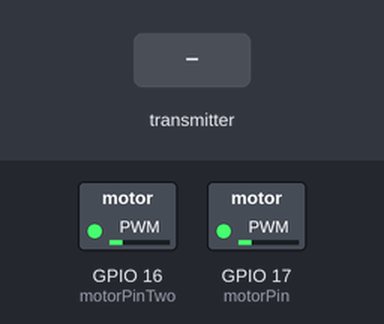
A sketch run on a simulated ESP32. On the bench: switched loads named in the sketch (green lamp = pin HIGH). The test bench sets the inputs (shaded band). No radio packets arrive unless stated; what the sketch prints to the serial monitor is not drawn.

Above: at 1.2 s.
1.3 s: the transmitter starts sending data = 128
4.3 s: the transmitter starts sending data = 0
Timing chart, 0 to 7.3 s (numbered marks = the images above; inputs shaded):
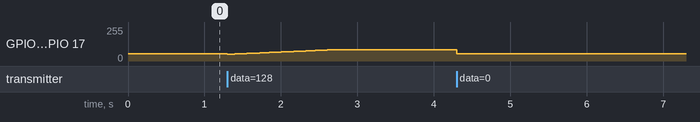

The sketch:

longboard_board_esp32_2020.ino
```cpp
//longboard sketch

#define internalMotor //motor INSIDE the wheel (uncomment for external belt motor)

#include <SPI.h>
#include "RF24.h"

#define motorPin (17) // right (newer)
#define motorPWMchannel (0) //ledC channel (mostly meaningless)
#define motorPinTwo (16)  // left (used)
#define NRF_CE 27
#define NRF_CSN 15

#ifdef internalMotor
  #define wheelCircumference (0.26)  //in meters
  #define pulsesPerRotation (10.00)  //pulses per motor rotation for hall sensor
#else
  #define gearReduction (2.13)  //gear reduction from motor to wheel
  #define wheelCircumference (0.26)  //in meters
  #define pulsesPerRotation (7.00)  //pulses per motor rotation for hall sensor
#endif

#define debugging 50   //value is the millis between prints
//#define noAcceleration //for ESC programming

SPIClass* SPIptr = NULL; // we'll instantiate this in the `setup()` function
RF24 radio(NRF_CE, NRF_CSN);
const uint8_t NRFaddress[5] = {'b','o','a','r','d'};
const byte frequencyChannel = 100; //frequency is 2400+channel MHz, WiFi ends at 2495MHz, so ch>95 are less prone to WiFi noise

byte data = 24; //you can make this an array, just remember to change radio.read, write and
unsigned long pwmTimer = 0; //this is the number that will be written to the
byte writtenData = 24;
byte pwmVal = 110;
unsigned long connectionTimer = 0;

const byte dataBrakeThreshold = 25; //anyhting below this value will turn on the brakes

const byte brakePWM = 110;
const byte freeRunSpeedPWM = 120;
const byte fullSpeedPWM = 255;

#ifdef internalMotor
  const byte acceleration = 12; //milliSeconds per PWM value
#else
  const byte acceleration = 24; //milliSeconds per PWM value
#endif

#ifdef debugging
  unsigned long debugPrintTimer = 0;
#endif


void setup() {
  #ifdef debugging
    Serial.begin(115200);
  #endif

  pinMode(motorPin, OUTPUT);
  //ledcSetup(motorPWMchannel, 500, 8); //2000us period, if pwmval==255 -> full high
  ledcSetup(motorPWMchannel, 250, 9);   //4000us period, if pwmval==255 -> 2000us high (50% duty)
  ledcAttachPin(motorPin, motorPWMchannel);
  ledcAttachPin(motorPinTwo, motorPWMchannel);
  ledcWrite(motorPWMchannel, pwmVal);

  SPIptr = new SPIClass(VSPI); // by default VSPI is used
  //SPIptr = new SPIClass(HSPI); // HSPI works just as well
  SPIptr->begin(); // defualt SPI pins
  //SPIptr->begin(18, 19, 23, NRF_CSN); // SCK,MISO,MOSI,CSN (can be any pins)

  if(!radio.begin(SPIptr)) {
    #ifdef debugging
      Serial.println("radio init failed");
    #endif
  }
  radio.setAutoAck(0);
  radio.setRetries(0,0);
  radio.setPALevel(RF24_PA_MAX); //receiver
  radio.openReadingPipe(1,NRFaddress);
  radio.setChannel(frequencyChannel);
  radio.startListening();
}

void loop() {
  if( radio.available()){
    while (radio.available()) {                                 //While there is data ready
      radio.read(&data, sizeof(data));    //read the data from the receiver
    }
    connectionTimer = millis();
  }

  if((connectionTimer + 1500) < millis()) {
    if(data < dataBrakeThreshold) {
      data = (dataBrakeThreshold-1);
    } else {
      #ifdef speedData
        if(pulseLength > 21000) {
          data -= 4;
        } else {
          data = 49;
        }
      #else
        data = 49;
      #endif
    }
  }
  #ifndef noAcceleration
  if(pwmTimer < millis()) {
    if(writtenData < 255) {
      writtenData += 1;
      if(writtenData < data){
        pwmTimer = millis() + acceleration;
      }
    }
  }
  if(writtenData > data) {
  #endif
    writtenData = data;
  #ifndef noAcceleration
  }
  #endif

  pwmVal = map(writtenData , 55, 255, freeRunSpeedPWM+1, fullSpeedPWM);
  if(data < 56) {
    pwmVal = freeRunSpeedPWM;
    writtenData = data;
    if(data < dataBrakeThreshold) {
      pwmVal = brakePWM;
    }
  }
  ledcWrite(motorPWMchannel, pwmVal);


  #ifdef debugging
  if(debugPrintTimer < millis()) {
    debugPrintTimer = millis() + debugging;
    Serial.print(data);
    Serial.print(" writtenData:");
    Serial.print(writtenData);
    Serial.print(" pwmval:");
    Serial.print(pwmVal);
//    Serial.print(" pwmTimer:");
//    Serial.print(pwmTimer);
//    Serial.print(" connectionTimer:");
//    Serial.print(connectionTimer);
    Serial.println();
  }
  #endif
  //delay(1);
}
```

Measured:
- after the input at 4.3 s, GPIO 16 (motorPinTwo), GPIO 17 (motorPin): 84/255 → 55/255 at once
